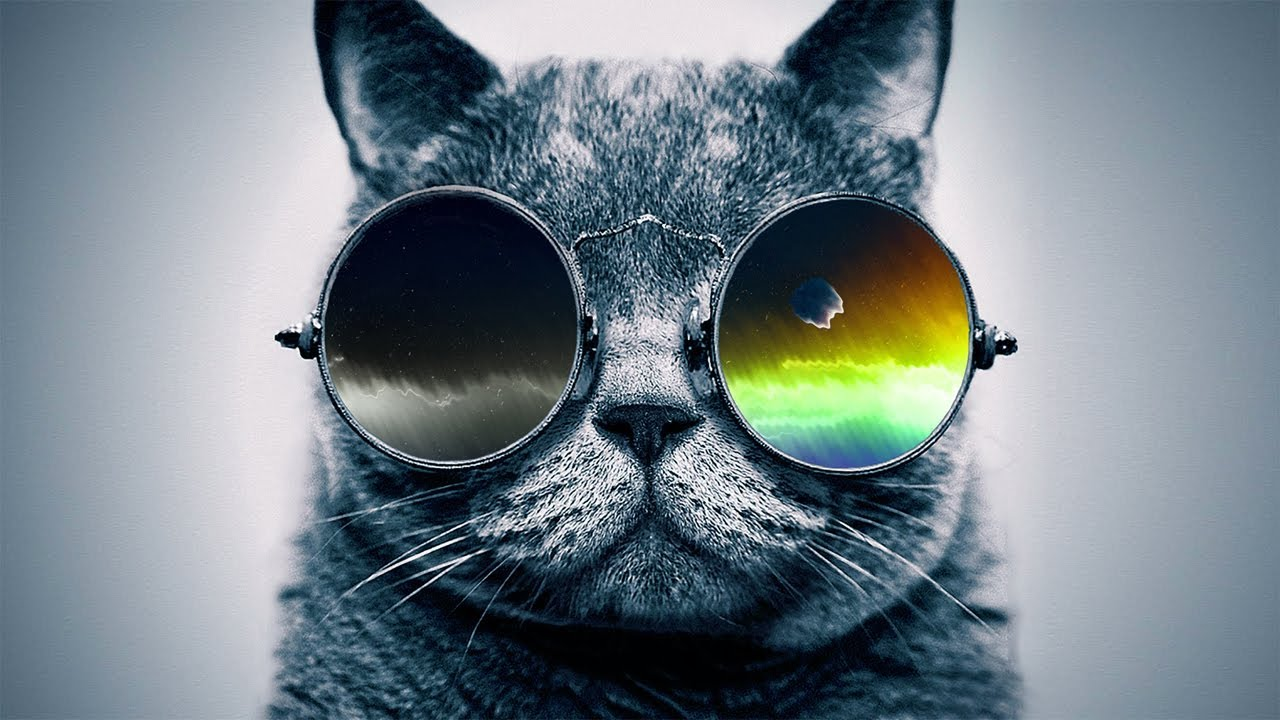
//> input picture projects/imagePyramid/imagePyramid/image.jpg, 1280 x 720 px
$ ./imagePyramid   (built with g++ and OpenCV 4)
//> lines starting //> are read from the running program, lines starting //| are printed output that depends on the picture
/*
 *  Image Pyramid
 *
 *  Using Gaussian blur to down sample images creating
 *  the next image half the width and height of the original
 *  image. Now you can see where the whole pyramid idea comes
 *  from.
 *
 *  This can be good in computer vision for analysing changing
 *  scales in an image during observation cycles.
 *
 *  Lucas Barbosa | 11.04.2017 | All Rights Reserved (R)
 */

#include <opencv2\imgproc\imgproc.hpp>
#include <opencv2\highgui\highgui.hpp>

#include <iostream>

#define ESC_ASCII 27

using namespace std;
using namespace cv;

int main(int argc, char *argv)
{

  cv::Mat img1, img2, img3, img4;
  img1 = cv::imread("image.jpg");
//> img1 is the input picture: 720 rows x 1280 cols, CV_8UC3; mean B, G, R 135.1, 127.7, 114.9
  if (img1.empty())
  {
    std::cout << "Image was empty." << std::endl;
    return -1;
  }

  std::string win1 = "Image 1";
  std::string win2 = "Image 2";
  std::string win3 = "Image 3";
  std::string win4 = "Image 4";

  cv::namedWindow( win1, cv::WINDOW_AUTOSIZE );
  cv::namedWindow( win2, cv::WINDOW_AUTOSIZE );
  cv::namedWindow( win3, cv::WINDOW_AUTOSIZE );
  cv::namedWindow( win4, cv::WINDOW_AUTOSIZE );

  /*
   *  cv::pyrDown( <inputArray>, <outputArray> );
   *
   *  Downsamples signals so that the outputArray has frames
   *  which are exactly half the width and the height of the
   *  input arrays. This can be a continuous process to produce
   *  and image pyramid. This function uses Gaussian blur to process
   *  the smaller image output(s).
   */

  cv::imshow ( win1, img1 );
  cv::pyrDown( img1, img2 );
  cv::imshow ( win2, img2 );
  cv::pyrDown( img2, img3 );
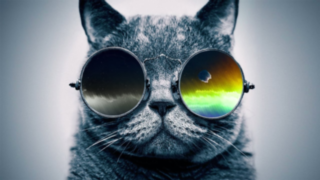
//> img3: 180 rows x 320 cols, CV_8UC3; mean B, G, R 135.2, 127.8, 115
  cv::imshow ( win3, img3 );
  cv::pyrDown( img3, img4 );
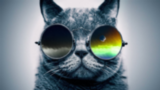
//> img4: 90 rows x 160 cols, CV_8UC3; mean B, G, R 135.3, 128, 115.2
  cv::imshow ( win4, img4 );

  cv::waitKey(0);
  cv::destroyAllWindows();

  return 0;

}
